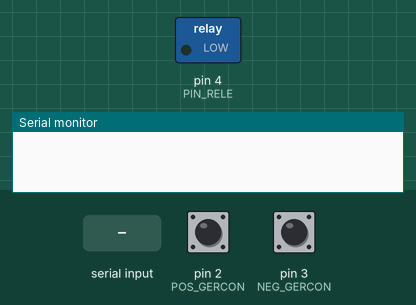
Recording of a program running on a simulated Arduino Nano, built with avr-gcc and run on an emulated ATmega328P. Shown: switched loads named in the program (green lamp = pin HIGH), the last lines printed to the serial monitor. The test bench sets the inputs (shaded band); at power-on: pin 2 (POS_GERCON) HIGH, pin 3 (NEG_GERCON) HIGH.

Above: at 1.2 s.
1.3 s: "START\n" received over Serial
At 2.4 s:
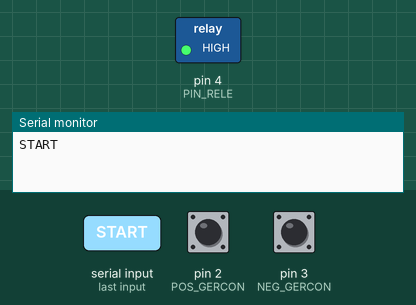
4.3 s: "1\n" received over Serial
Timing chart, 0 to 7.3 s (numbered marks = the images above; inputs shaded):
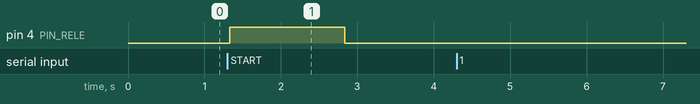

The program:

main.cpp
```cpp
#include "main.hpp"


unsigned long timerTest = 0;

bool flagStart = false;
bool flarPos = false, flarNeg = false;


/**
 * @brief
 *
 */
void setup()
{
    pinMode(POS_GERCON, INPUT);     digitalWrite(POS_GERCON, HIGH);
    pinMode(NEG_GERCON, INPUT);     digitalWrite(NEG_GERCON, HIGH);

    pinMode(PIN_RELE, OUTPUT);      digitalWrite(PIN_RELE, LOW);

    Serial.begin(BAUNDRATE);

    // Serial.println("OK");
}

/**
 * @brief
 *
 */
void loop()
{
    if(Serial.available())
    {
        delay(20);
        String message = "";

        while(Serial.available())
        {
            message += char(Serial.read());
            delay(2);
        }

        Serial.println(message);

        message.replace(" ","");
        message.replace("\r","");
        message.replace("\n","");

        if (message.indexOf("START") > -1)
        {
            // Serial.println("{\"result\":\"OK\"}");

            digitalWrite(PIN_RELE, HIGH);

            timerTest = millis();
            flagStart = true;
        }
    }

    if(flagStart == true && millis() > timerTest + TIME_PRESS)
    {
        digitalWrite(PIN_RELE, LOW);
    }

    if(flagStart == true && millis() < timerTest + TIME_PROC)
    {

        // digitalWrite(PIN_RELE, LOW);


        if(digitalRead(POS_GERCON) == LOW)
        {
            flarPos = true;
        }

        if(digitalRead(NEG_GERCON) == LOW)
        {
            flarNeg = true;
        }
    }

    if(flagStart == true && millis() >= timerTest + TIME_PROC)
    {
        String res = "";

        res += "{\"result\":";
        res += flarPos;
        res += flarNeg;
        res += "\"}";

        Serial.println(res);

        flagStart = false;
        flarPos = false;
        flarNeg = false;
    }
}
```

main.hpp
```cpp
#ifndef MAIN_H_
#define MAIN_H_


#include "Arduino.h"
#include "app_config.hpp"

/**
 * @brief
 *
 */
void setup();

/**
 * @brief
 *
 */
void loop();


#endif
```

app_config.hpp
```cpp
#ifndef APP_CONFIG_H_
#define APP_CONFIG_H_


#include "Arduino.h"


#define BAUNDRATE       115200

#define PIN_RELE        4

#define POS_GERCON      2
#define NEG_GERCON      3


#define TIME_PRESS      1500
#define TIME_PROC       8000


#endif
```

Measured:
- after the input at 1.3 s, pin 4 (PIN_RELE): LOW → HIGH at once, → LOW 1.5 s later
